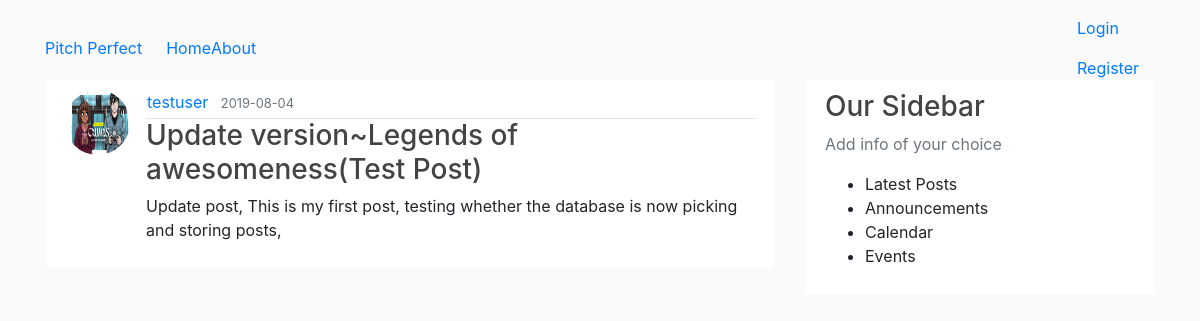
/post/1, run on the app's committed database.
### flaskblog/models.py (models this page shows, shortened)
class User(db.Model, UserMixin):
	id = db.Column(db.Integer, primary_key = True)
	username = db.Column(db.String(20), unique=True, nullable = False)
	email = db.Column(db.String(200), unique=True, nullable = False)
	image_file = db.Column(db.String(20),  nullable = False, default = 'default.jpg')
	password = db.Column(db.String(60), nullable = False)
	posts = db.relationship('Post', backref = 'author', lazy = True)

class Post(db.Model):
	id = db.Column(db.Integer, primary_key = True)
	title = db.Column(db.String(150), nullable = False)
	date_posted = db.Column(db.DateTime, nullable = False, default = datetime.utcnow)
	content = db.Column(db.String(200), nullable = False )
	user_id = db.Column(db.Integer, db.ForeignKey('user.id'), nullable = False)

### flaskblog/routes.py (the view)
@app.route("/post/<int:post_id>")
def post(post_id):
	post = Post.query.get_or_404(post_id)
	return render_template('post.html', title = post.title, post = post)

### flaskblog/templates/post.html (shortened to what this page needs)
{% extends "layout.html" %}
{% block content %}
<article class="media content-section">
	<img class="rounded-circle article-img" src="{{ url_for('static',filename = 'profile_pics/' + post.author.image_file) }} ">
	<div class="media-body">
		<div class="article-metadata">
			<a class="mr-2" href="">{{ post.author.username}}</a>
			<small class="text-muted">{{post.date_posted.strftime('%Y-%m-%d')}} </small>
		</div>
		<h3 class="article-title">{{post.title}} </a></h3>
		<p class="article-content">{{post.content}} </p>
	</div>
</article>
{% endblock content %}

### flaskblog/static/main.css (style rules this page uses)
body { background: #fafafa; color: 333333; margin-top: 5rem; }
h1,h2,h3,h4,h5,h6 { color: #444444; }
.content-section { background: #ffffff; padding: 10px 20px; border: 2px splod #dddddd; border-radius: 5px; margin-bottom: 20px; }
.article-title { color: #444444; }
.article-content { white-space: pre-line; }
.article-img { width: 65px; height: 65px; margin-right: 16px; }
.article-metadata { padding-left: 1px; padding-bottom: 4px; border-bottom: 1px solid #e3e3e3; }

### data on the page
User: image_file (picture), author.username "testuser"
Post: date_posted "2019-08-04", title "Update version~Legends of awesomeness(Test Post)", content "Update post, This is my first post, testing whether the database is now picking and storing posts,"
